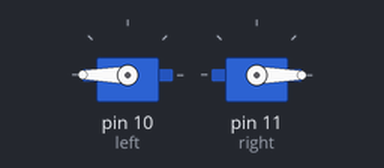
The sketch below on a simulated Arduino Uno, built with avr-gcc and run on an emulated ATmega328P. On the bench: 2 × servo.

Above: at 0.05 s.
At 8.15 s:
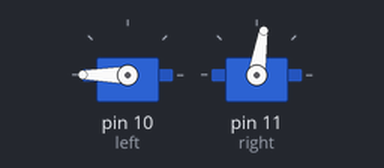
At 16.45 s:
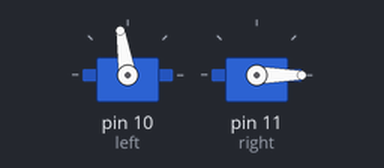
Timing chart, 0 to 21.4 s (numbered marks = the images above):
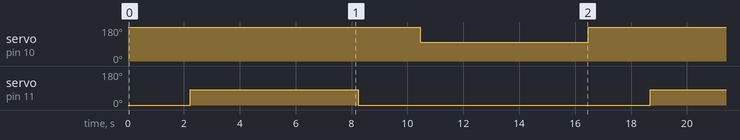

The sketch:

infinity.ino
```cpp
#include <Servo.h>

Servo left, right;
bool iwheel = true;
void setup() {
  left.attach(10, 1300, 1700);
  right.attach(11, 1300, 1700);
}

void loop() {
  line(200);
  delay(2230);
  circle(200, 180, iwheel);
  delay(6000);
  iwheel = !iwheel;
}

// gives equal rotation to both wheels
void line(int spd){
  drive(spd, spd);
}

void circle(int spd, int reducAmt, bool innerWheel){
  if(innerWheel == true){
    drive(spd, spd - reducAmt);
  }
  else{
    drive(spd - reducAmt, spd);
  }
}

void drive(int leftpw, int rightpw){
  left.writeMicroseconds(1500 + leftpw);
  right.writeMicroseconds(1500 - rightpw);
}
```

Measured:
- by itself, servo on pin 10 (left): alternates 180° for 10.5 s and 99° for 6.0 s
- by itself, servo on pin 11 (right): alternates 81° for 6.0 s and 0° for 10.5 s
